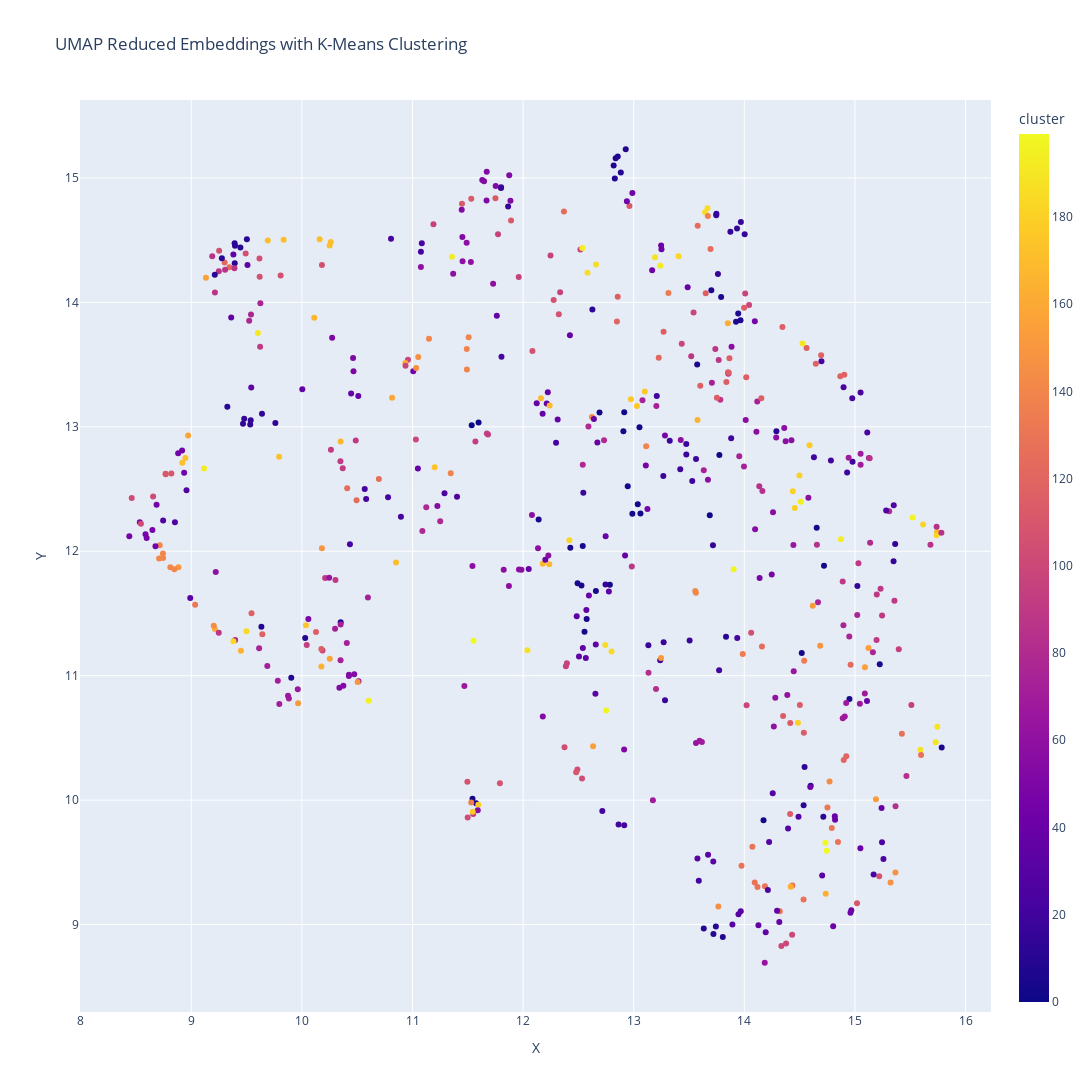

This figure's notebook cell:
### Code cell
# Create a scatter plot with Plotly
fig = px.scatter(
    merged_df, x='X', y='Y',
    color='cluster',
    hover_data={'question': True, 'cluster': True, 'X': False, 'Y': False},
    title='UMAP Reduced Embeddings with K-Means Clustering',
    width=1600,
    height=1600,
)

# Show the plot
fig.show()

### Figure 1 — Plotly figure (JSON) as saved in the notebook; plotly's stock layout.template omitted (floating-point values rounded to 4 significant figures; data arrays with more than 128 entries replaced by an {"elided": "..."} marker saying what was removed)
{"data": [{"customdata": {"elided": "581x2 mixed values"}, "hovertemplate": "question=%{customdata[0]}<br>cluster=%{marker.color}<extra></extra>", "legendgroup": "", "marker": {"color": {"elided": "581 int values"}, "coloraxis": "coloraxis", "symbol": "circle"}, "mode": "markers", "name": "", "orientation": "v", "showlegend": false, "type": "scatter", "x": {"elided": "581 float values"}, "xaxis": "x", "y": {"elided": "581 float values"}, "yaxis": "y"}], "layout": {"coloraxis": {"colorbar": {"title": {"text": "cluster"}}, "colorscale": [[0, "#0d0887"], [0.1111, "#46039f"], [0.2222, "#7201a8"], [0.3333, "#9c179e"], [0.4444, "#bd3786"], [0.5556, "#d8576b"], [0.6667, "#ed7953"], [0.7778, "#fb9f3a"], [0.8889, "#fdca26"], [1, "#f0f921"]]}, "height": 1600, "legend": {"tracegroupgap": 0}, "title": {"text": "UMAP Reduced Embeddings with K-Means Clustering"}, "width": 1600, "xaxis": {"anchor": "y", "autorange": true, "domain": [0, 1], "range": [8.007, 16.22], "title": {"text": "X"}, "type": "linear"}, "yaxis": {"anchor": "x", "autorange": true, "domain": [0, 1], "range": [8.309, 15.61], "title": {"text": "Y"}, "type": "linear"}}}
